Frame 1 (no input): blank canvas, image omitted
Frame 60 (no input): blank canvas, image omitted
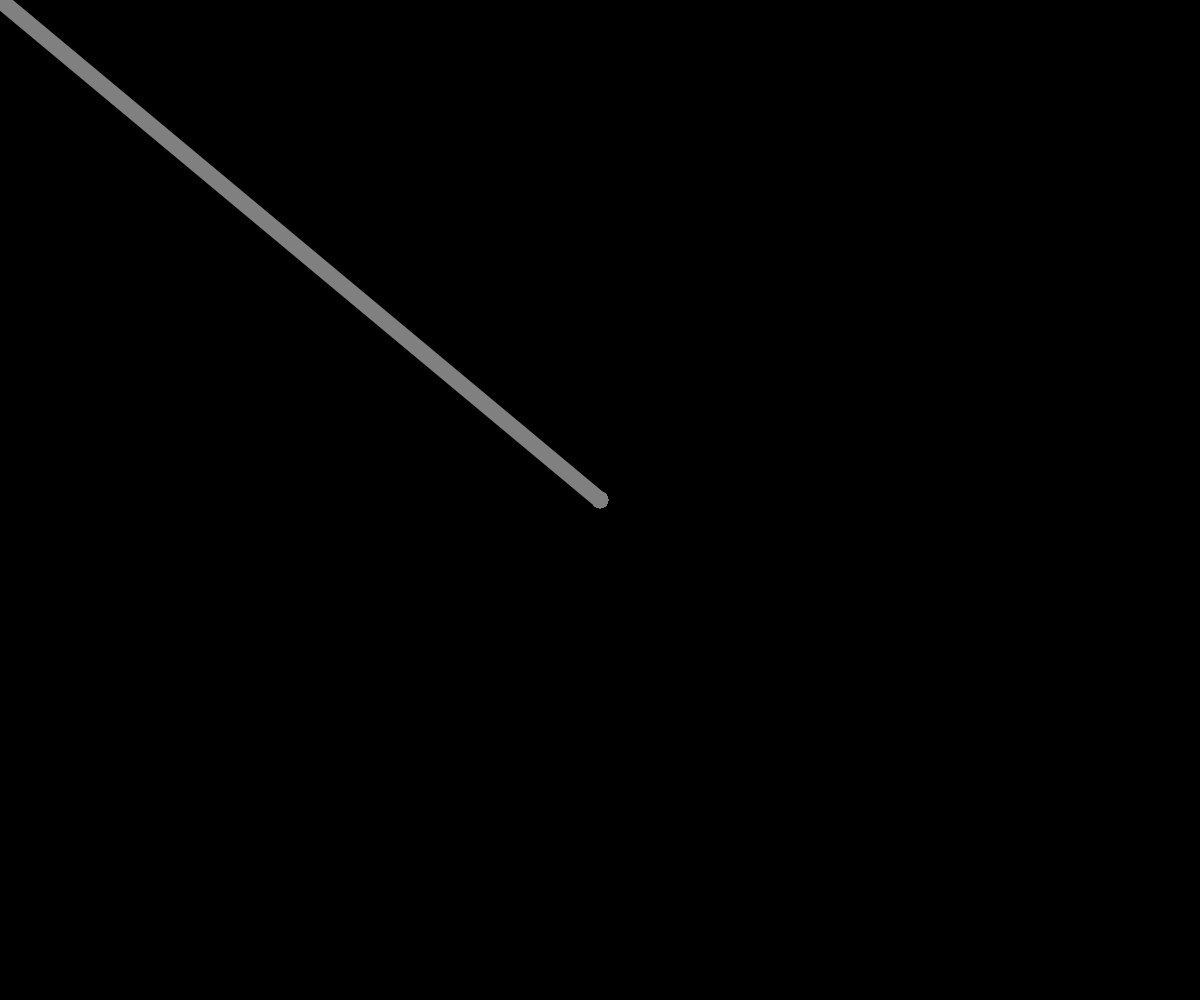
Frame 120 (the mouse pressed at the canvas centre since frame 60)

The p5.js sketch whose frames 1 and 60 were blank and that drew this single picture after the mouse press (run headless with seeded random() and noise() and a simulated clock; from frame 60 on, the mouse is pressed at the canvas centre):

// p5.js sketch
// ── sketch.js
function setup() {
  createCanvas(windowWidth, windowHeight);
  background(0);
}

function draw() {
  locate = mouseX;
  colorr = map(locate, 0, width, 0, 255);
  locatee = map(locate, 0, width, 1, 32);

  stroke(colorr);
  strokeWeight(locatee);
  line(mouseX, mouseY, pmouseX, pmouseY);
}
